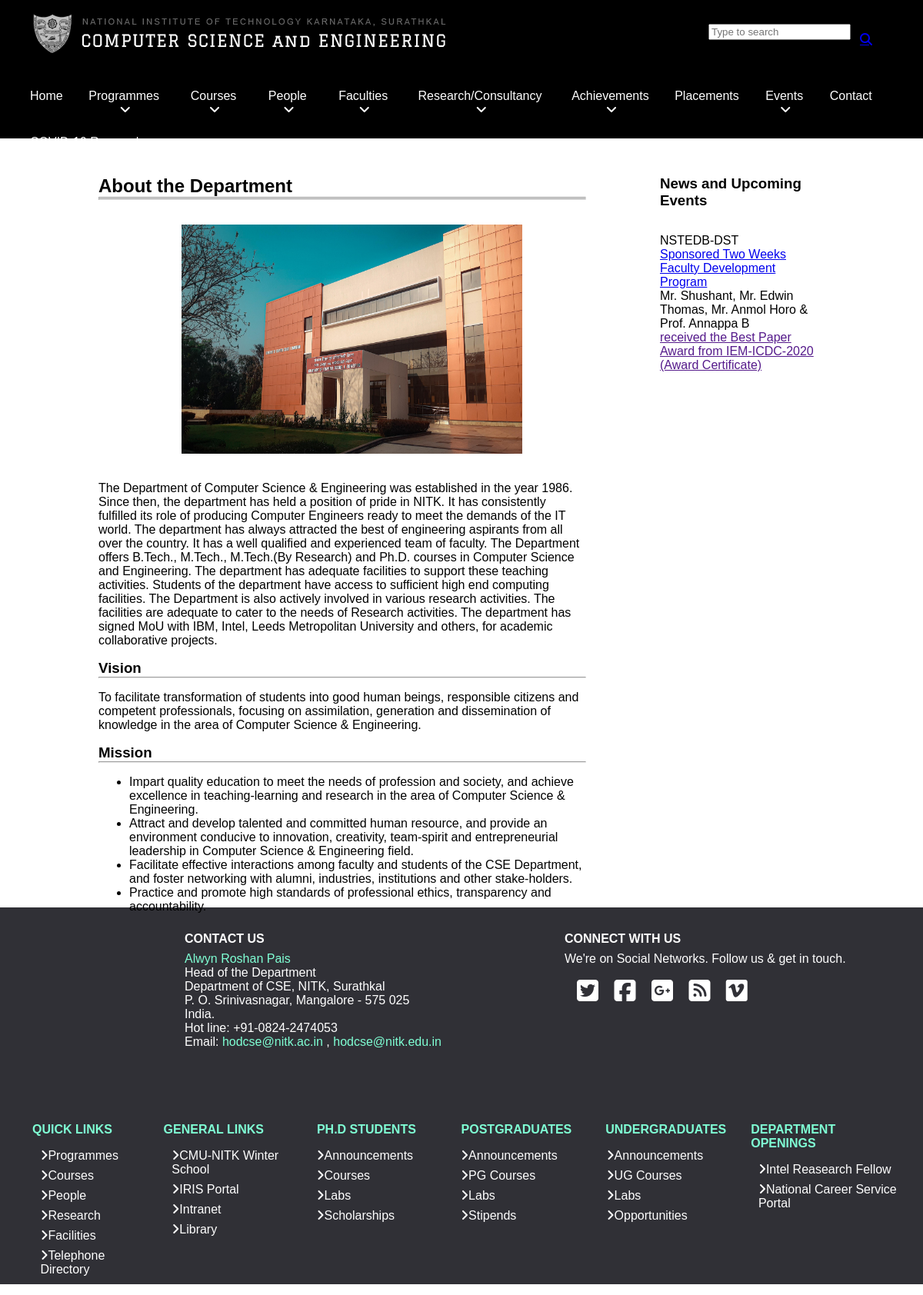
Before: / with the older database file.
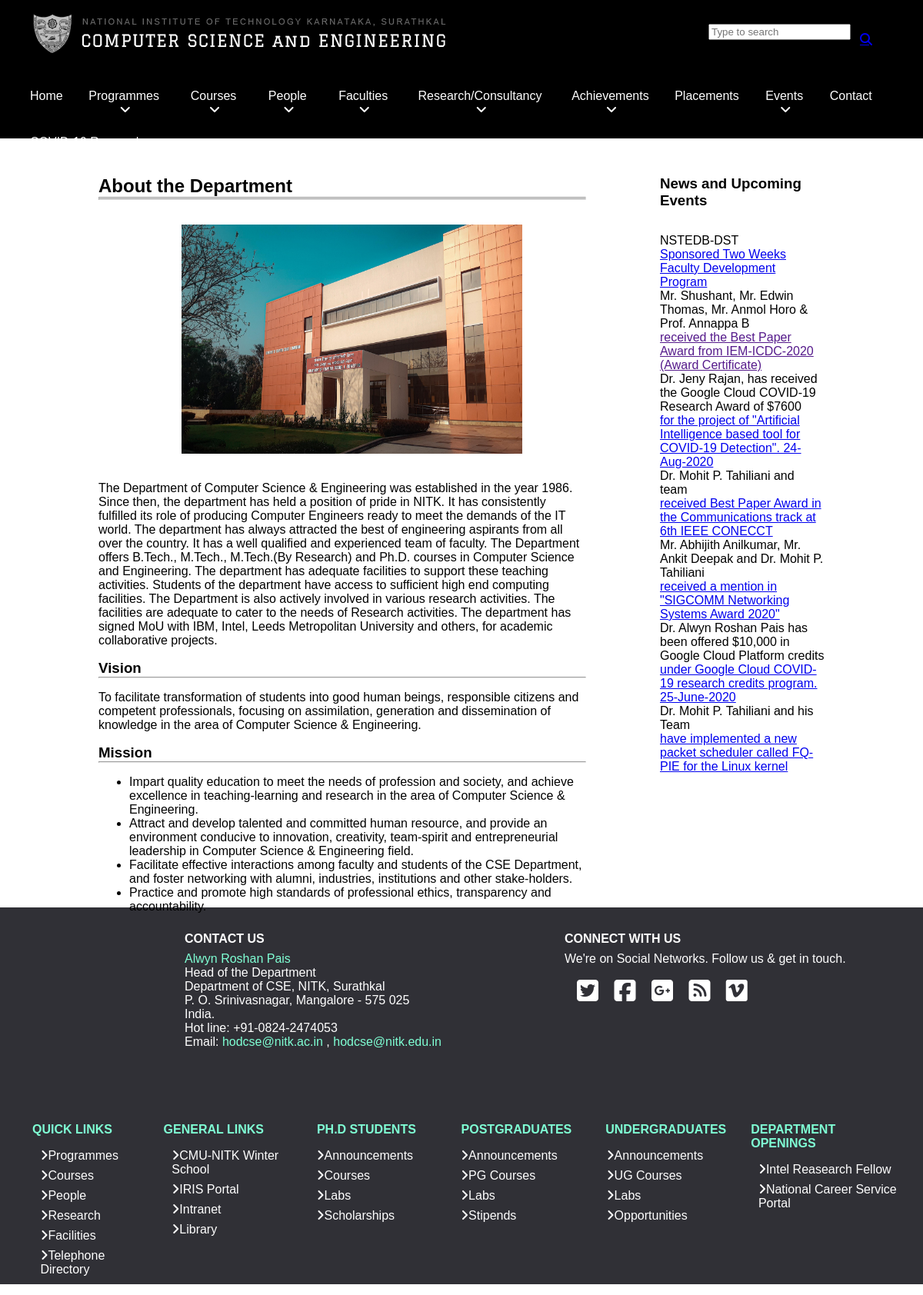
After: the same page with the newer database file.
### nitk_cse/models.py (models this page shows, shortened)
class News(db.Model):
    id = db.Column(db.Integer, primary_key=True)
    news = db.Column(db.String(120), unique=True, nullable=False)
    link = db.Column(db.String(120), unique=True, nullable=False)
    link_text = db.Column(db.String(120), unique=True, nullable=False)

### nitk_cse/routes.py (the view)
@app.route("/")
def home():
    news = News.query.all()
    return render_template('home.html',news=news)

### nitk_cse/templates/home.html
{% extends "layout.html" %}
{% block content %}
<div class="homepage">
<div class="about">
    <h2>About the Department</h2>
    <hr />
    <hr />
    <img src="../static/home.jpg" width="80%" height ="40%" alt="">
    <p>The Department of Computer Science & Engineering was established in the year 1986.
    Since  then, the department has held a position of pride in NITK. It has consistently
    fulfilled its role of producing Computer Engineers ready to meet the demands of the IT world.
    The department has always attracted the best of engineering aspirants from all over the country.
    It has a well qualified and experienced team of faculty. The Department offers B.Tech., M.Tech.,
    M.Tech.(By Research) and Ph.D. courses in Computer Science and Engineering. The department has
    adequate facilities to support these teaching activities. Students of the department have access to
    sufficient high end computing facilities. The Department is also actively involved in various
    research activities. The facilities are adequate to cater to the needs of Research activities.
    The department has signed MoU with IBM, Intel, Leeds Metropolitan University and others,
    for academic collaborative projects.</p>
    <h3>Vision</h3>
    <hr />
    <p class="vision">To facilitate transformation of students into good human beings, responsible
    citizens and competent professionals, focusing on assimilation, generation and dissemination of
    knowledge in the area of Computer Science & Engineering.</p>
    <h3>Mission</h3>
    <hr />
    <ul>
        <li>Impart quality education to meet the needs of profession and society, and achieve
            excellence in teaching-learning and research in the area of Computer Science & Engineering.  </li>
        <li>Attract and develop talented and committed human resource, and provide an environment
            conducive to innovation, creativity, team-spirit and entrepreneurial leadership in Computer
            Science & Engineering field.  </li>
        <li>Facilitate effective interactions among faculty and students of the CSE Department, and
            foster networking with alumni, industries, institutions and other stake-holders.</li>
        <li>Practice and promote high standards of professional ethics, transparency and accountability.</li>
    </ul>
</div>
<div class="news">
    <h3>News and Upcoming Events</h3>
    {% for new in news %}
    <p>{{ new.news }}</p> <a href="{{ new.link }}">{{ new.link_text }}</a>
    <br>
    {% endfor %}
</div>
</div>
{% endblock content %}

### nitk_cse/templates/layout.html (shortened to what this page needs)
<!DOCTYPE html>
<html lang="en">
<head>
    <link rel="stylesheet" href="{{ url_for('static', filename='main.css') }}" type="text/css">
</head>
<body >
    <header>
        <div class="container">
            <div class="top">
                <div class="logo">
                  <a href="#">
                    <img src ="../static/logo.png" alt="">
                  </a>
                </div>
                <div class="search">
                  <input class="search-txt" type="text" placeholder="Type to search">
                  <a class="search-btn" href="#">
                    <i class="fas fa-search"></i>
                  </a>
                </div>
            </div>
            <div class="middle">
              <ul class="menu">
                <li><a href="{{ url_for('home') }}">Home</a></li>
                <li><a href="{{ url_for('programmes') }}">Programmes<i class="fas fa-angle-down"></i></a>
                </li>
                <li><a href="#">Courses<i class="fas fa-angle-down"></i></a>
                </li>
                <li><a href="#">People<i class="fas fa-angle-down"></i></a>
                </li>
                <li><a href="#">Faculties<i class="fas fa-angle-down"></i></a>
                </li>
                <li><a href="#">Research/Consultancy<i class="fas fa-angle-down"></i></a>
                </li>
                <li><a href="#">Achievements<i class="fas fa-angle-down"></i></a>
                </li>
                <li><a href="#">Placements</a></li>
                <li><a href="#">Events<i class="fas fa-angle-down"></i></a>
                </li>
                <li><a href="#">Contact</a></li>
              </ul>
            </div>
            <div class="bottom">
              <nav>
                <a href="#">COVID-19 Research</a>
              </nav>
            </div>
        </div>
    </header>
    <div class="main-content">
        {% block content %}{% endblock %}
    </div>
    <div class="footer">
        <div class="footer-top">
            <div class="contact">
                <h4>CONTACT US</h4>
                <p><span> Alwyn Roshan Pais </span></p>
                <p>Head of the Department</p>
                <p>Department of CSE, NITK, Surathkal</p>
                <p>P. O. Srinivasnagar, Mangalore - 575 025</p>
                <p>India.</p>
                <p>Hot line: +91-0824-2474053</p>
                <p>Email: <span><a href="#">hodcse@nitk.ac.in</a></span> ,
                          <span><a href="#">hodcse@nitk.edu.in</a></span>
                </p>
            </div>
            <div class="connect">
                <h4>CONNECT WITH US</h4>
                <P>We're on Social Networks. Follow us & get in touch.</P>
                <a href="#"><i class="icon fab fa-twitter-square"></i></a>
                <a href="#"><i class="icon fab fa-facebook-square"></i></a>
                <a href="#"><i class="icon fab fa-google-plus-square"></i></a>
                <a href="#"><i class="icon fas fa-rss-square"></i></a>
                <a href="#"><i class="icon fab fa-vimeo"></i></a>
            </div>
        </div>
        <div class="footer-bottom">
            <div class="footer-section quick">
                <h4>QUICK LINKS</h4>
                <ul>
                    <li><a href="#"><i class="fas fa-angle-right"></i>Programmes</a></li>
                    <li><a href="#"><i class="fas fa-angle-right"></i>Courses</a></li>
                    <li><a href="#"><i class="fas fa-angle-right"></i>People</a></li>
                    <li><a href="#"><i class="fas fa-angle-right"></i>Research</a></li>
                    <li><a href="#"><i class="fas fa-angle-right"></i>Facilities</a></li>
                    <li><a href="#"><i class="fas fa-angle-right"></i>Telephone Directory</a></li>
                </ul>
            </div>
            <div class="footer-section general">
                <h4>GENERAL LINKS</h4>
                <ul>
                    <li><a href="#"><i class="fas fa-angle-right"></i>CMU-NITK Winter School</a></li>
                    <li><a href="#"><i class="fas fa-angle-right"></i>IRIS Portal</a></li>
                    <li><a href="#"><i class="fas fa-angle-right"></i>Intranet</a></li>
                    <li><a href="#"><i class="fas fa-angle-right"></i>Library</a></li>
                </ul>
            </div>
            <div class="footer-section doctoral">
                <h4>PH.D STUDENTS</h4>
                <ul>
                    <li><a href="#"><i class="fas fa-angle-right"></i>Announcements</a></li>
                    <li><a href="#"><i class="fas fa-angle-right"></i>Courses</a></li>
                    <li><a href="#"><i class="fas fa-angle-right"></i>Labs</a></li>
                    <li><a href="#"><i class="fas fa-angle-right"></i>Scholarships</a></li>
                </ul>
            </div>
            <div class="footer-section postgraduate">
                <h4>POSTGRADUATES</h4>
                <ul>
                    <li><a href="#"><i class="fas fa-angle-right"></i>Announcements</a></li>
                    <li><a href="#"><i class="fas fa-angle-right"></i>PG Courses</a></li>
                    <li><a href="#"><i class="fas fa-angle-right"></i>Labs</a></li>
                    <li><a href="#"><i class="fas fa-angle-right"></i>Stipends</a></li>
                </ul>
            </div>
            <div class="footer-section undergraduate">
                <h4>UNDERGRADUATES</h4>
                <ul>
                    <li><a href="#"><i class="fas fa-angle-right"></i>Announcements</a></li>
                    <li><a href="#"><i class="fas fa-angle-right"></i>UG Courses</a></li>
                    <li><a href="#"><i class="fas fa-angle-right"></i>Labs</a></li>
                    <li><a href="#"><i class="fas fa-angle-right"></i>Opportunities</a></li>
                </ul>
            </div>
            <div class="footer-section opening">
                <h4>DEPARTMENT OPENINGS</h4>
                <ul>
                    <li><a href="#"><i class="fas fa-angle-right"></i>Intel Reasearch Fellow</a></li>
                    <li><a href="#"><i class="fas fa-angle-right"></i>National Career Service Portal</a></li>
                </ul>
            </div>
        </div>
    </div>
</body>
</html>

### nitk_cse/static/main.css (style rules this page uses)
* { padding: o; margin: 0; box-sizing: border-box; -webkit-font-smoothing: antialiased; }
body { font-family: sans-serif; }
header { background-color: #000000; height: 180px; }
.container { max-width: 1152px; padding: 0 15px; margin: 0 auto; }
header .container .top { display: flex; justify-content: space-between; padding: 1rem 0; }
header .container .top .search { height: 40px; border-radius: 40px; padding: 15px; justify-content: end; }
header .container .top .search .search-btn { float: right; width: 40px; height: 40px; border-radius: 50px; display: flex; justify-content: center; align-items: center; }
header .container .middle .menu { padding: 1.5rem 0; display: inline-flex; list-style: none; }
header .container .middle .menu li { text-align: center; margin-right: 1.7rem; transition: all .3s ease; }
header .container .middle .menu li a { text-decoration: none; color: #ffffff; }
header .container .middle .menu li a .fas { margin-left: 0.2rem; }
header .container .bottom nav a { color: #ffffff; text-decoration: none; transition: all .3s ease; }
.homepage { display: flex; padding: 0 5rem; }
.homepage .about { padding: 3rem 3rem; height: 1000px; }
.homepage .about img { padding: 2rem; margin-left: 12%; }
.homepage .about h3 { margin-top: 1rem; }
.homepage .about .vision { margin-top: 1rem; }
.homepage .about ul { margin-top: 1rem; }
.homepage .news { padding: 3rem 3rem; width: 150rem; }
.homepage .news h3 { margin-bottom: 2rem; }
.footer { background: #303036; color: #ffffff; height: 490px; }
.footer .footer-top { display: flex; padding: 2rem 0; margin-left: 20%; margin-bottom: 3rem; }
.footer .footer-top .contact { margin-right: 10rem; color: #ffffff; }
.footer .footer-top h4 { margin-bottom: 0.5rem; }
.footer .footer-top .connect p { margin-bottom: 1rem; }
.footer .footer-top .contact p span { color: #7FFFD4; }
.footer .footer-top .connect .icon { font-size: 2rem; color: #ffffff; margin-left: 1rem; }
.footer .footer-top .contact p span a { color: #7FFFD4; text-decoration: none; }
.footer .footer-bottom { display: flex; padding: 1rem 0; margin-left: 3.5%; }
.footer .footer-bottom .footer-section { margin-right: 2rem; }
.footer .footer-bottom ul { list-style: none; }
.footer .footer-bottom h4 { margin-bottom: 1rem; color: #7FFFD4; }
.footer .footer-bottom .quick ul li { margin-left: -30%; }
.footer .footer-bottom .general ul li { margin-left: -23%; }
.footer .footer-bottom .doctoral ul li { margin-left: -35%; }
.footer .footer-bottom .postgraduate ul li { margin-left: -35%; }
.footer .footer-bottom .undergraduate ul li { margin-left: -33%; }
.footer .footer-bottom .opening ul li { margin-left: -20%; }
.footer .footer-bottom ul li { margin-bottom: 0.5rem; }
.footer .footer-bottom ul li a { color: #ffffff; text-decoration: none; }

Changed rows visible on the page:
added News: news "Dr. Jeny Rajan, has received the Google Cloud COVID-19 Research Award of $7600", link_text "for the project of \"Artificial Intelligence based tool for COVID-19 Detection\". 24-Aug-2020"
added News: news "Dr. Mohit P. Tahiliani and team", link_text "received Best Paper Award in the Communications track at 6th IEEE CONECCT"
added News: news "Mr. Abhijith Anilkumar, Mr. Ankit Deepak and Dr. Mohit P. Tahiliani", link_text "received a mention in \"SIGCOMM Networking Systems Award 2020\""
added News: news "Dr. Alwyn Roshan Pais has been offered $10,000 in Google Cloud Platform credits", link_text "under Google Cloud COVID-19 research credits program. 25-June-2020"
added News: news "Dr. Mohit P. Tahiliani and his Team", link_text "have implemented a new packet scheduler called FQ-PIE for the Linux kernel"
